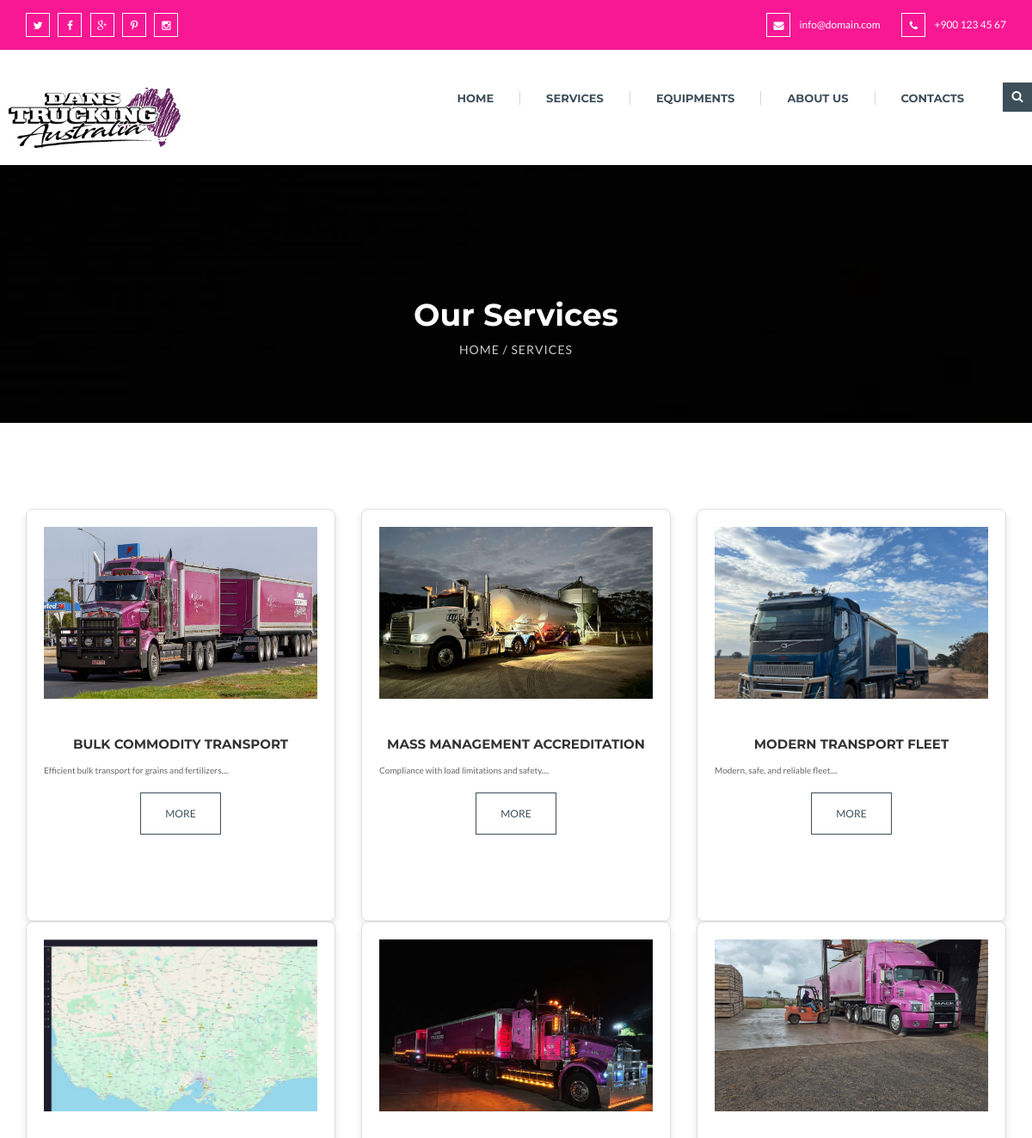
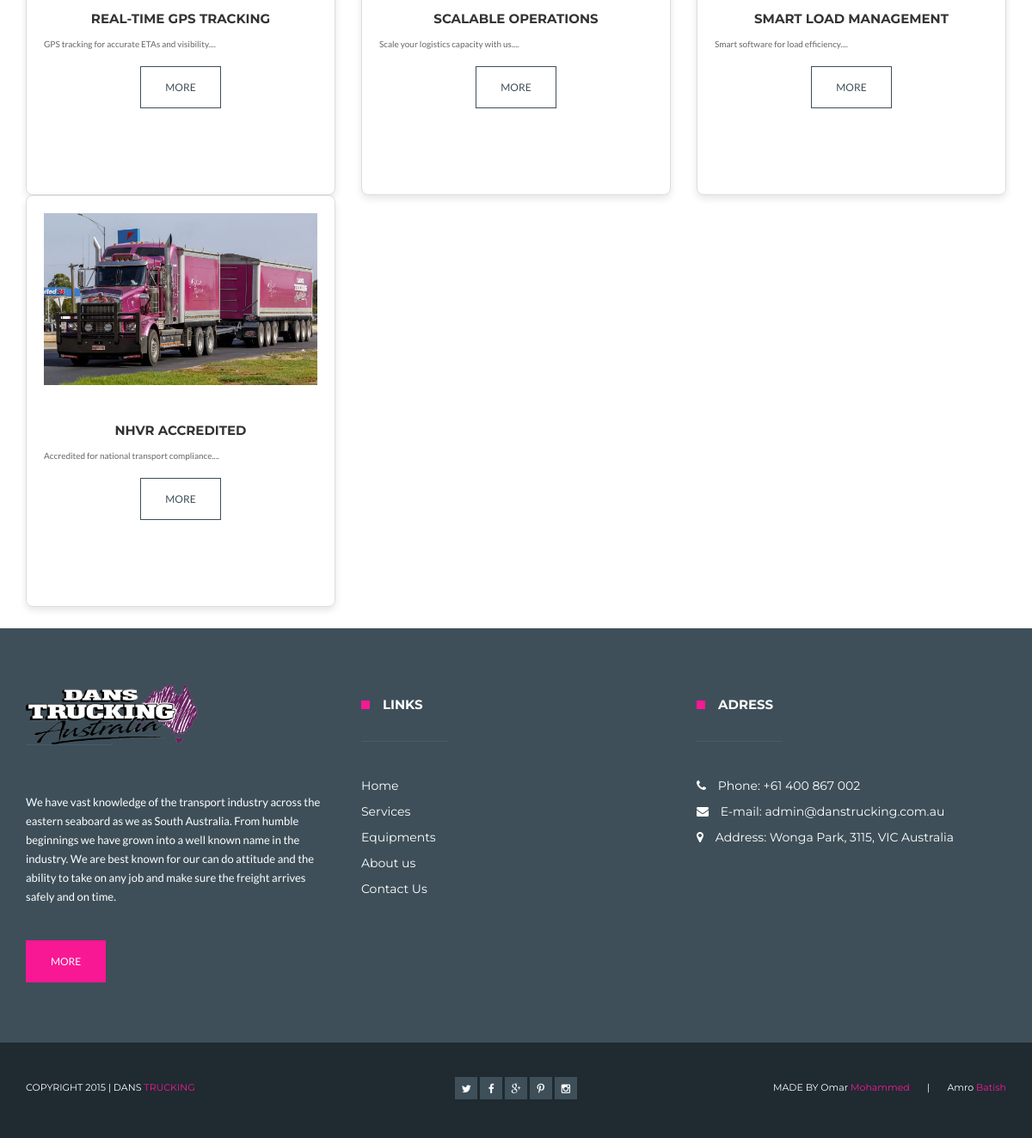
Page /services/ on the committed database (2 pictures, top to bottom).
### trucking_app/models.py (models this page shows, shortened)
class Service(models.Model):
    name = models.CharField(max_length=100)
    description = models.TextField()
    image = models.ImageField(upload_to='services_images/', default='path/to/default_image.jpg')  # يمكن أن يكون اسم الأيقونة أو رابط للصورة
    status = models.CharField(max_length=50)  # مثال: "متاح" أو "غير متاح"
    created_at = models.DateTimeField(auto_now_add=True)

### trucking_app/views.py (the view)
# urls.py: path("services/", views.services, name="services"),  # services.html
def services(request):
    services = Service.objects.all()
    return render(request, 'services.html', {'services': services})

### trucking_app/templates/services.html (shortened to what this page needs)
{% load static %}
<!DOCTYPE html>
<html lang="en">
<head>
<link href="{% static 'css/master.css' %}" rel="stylesheet">
</head>
<body>
	<div class="top-bar">
		<div class="container">
				<div class="top-bar-social">
					<a href="#"><div class="my-btn my-btn-primary">
						<div class="my-btn-text">
							<i class="fa fa-twitter"></i>
						</div>
					</div></a>
					<a href="#"><div class="my-btn my-btn-primary">
						<div class="my-btn-text">
							<i class="fa fa-facebook"></i>
						</div>
					</div></a>
					<a href="#"><div class="my-btn my-btn-primary">
						<div class="my-btn-text">
							<i class="fa fa-google-plus"></i>
						</div>
					</div></a>
					<a href="#"><div class="my-btn my-btn-primary">
						<div class="my-btn-text">
							<i class="fa fa-pinterest-p"></i>
						</div>
					</div></a>
					<a href="#"><div class="my-btn my-btn-primary">
						<div class="my-btn-text">
							<i class="fa fa-instagram"></i>
						</div>
					</div></a>
				</div>
				<div class="top-bar-phone">
					<div class="top-bar-phone-icon">
						<i class="fa fa-phone"></i>
					</div>
					+900 123 45 67
				</div>
				<div class="top-bar-mail">
					<div class="top-bar-mail-icon">
						<i class="fa fa-envelope"></i>
					</div>
					info@domain.com
				</div>
		</div>
	</div>
	<div class="main-navbar main-navbar-2">
		<div class="containerc">
			<div class="row">
				<div class="logo" id="main-logo">
					<div class="logo-text">
						<img src="{% static 'img/logo.jpg' %}" alt="logo" style="width: 200px;">
					</div>
				</div>
				<div class="search-control">
					<a id="show-search" class="show-search latest" href="#">
						<div class="my-btn my-btn-grey">
                            <div class="my-btn-text">
                                <i class="fa fa-search"></i>
                            </div>
						</div>
					</a>
				</div>
				<div class="collapse navbar-collapse main-menu main-menu-2" id="main-menu">
					<ul class="nav navbar-nav">
						<li class="dropdown"><a href="{% url 'home' %}">Home</a></li>
						<li class="dropdown"><a href="{% url 'services' %}">Services</a></li>
						<li class="dropdown"><a href="{% url 'equipments' %}">Equipments</a></li>
						<li><a href="{% url 'about' %}">About us</a></li>
						<li><a href="{% url 'contact' %}">Contacts</a></li>
					</ul>
				</div>
			</div>
		</div>
	</div>
     <div class="page-header" style="background-image: url('/static/media/truck3.jpg');">
  <div class="page-header-overlay"></div>
  <div class="container">
    <h1>Our Services</h1>
    <p>HOME / SERVICES</p>
  </div>
</div>
<div class="def-section services-1">
    <div class="container">
        <div class="row">
            {% for service in services %}
            <div class="col-lg-4 col-md-6 col-sm-12 mb-4">
                <div class="service-1">
                    <div class="service-1-image">
                        <img src="{{ service.image.url }}" alt="{{ service.name }}" class="img-fluid"/>
                    </div>
                    <div class="service-1-title">
                        <h3>{{ service.name }}</h3>
                    </div>
                    <div class="service-1-text">
                        <p>{{ service.description|slice:":100" }}...</p>
                    </div>
                    <div class="service-1-button">
                        <a href="{% if service.id %}{% url 'service_detail' service.id %}{% else %}#{% endif %}">
                            <div class="my-btn my-btn-default">
                                <div class="my-btn-text">
                                    MORE
                                </div>
                            </div>
                        </a>
                    </div>
                </div>
            </div>
            {% endfor %}
        </div>
    </div>
</div>
	<footer class="def-section footer">
		<div class="container">
			<div class="row">
				<div class="col-lg-4 col-md-4 col-sm-4 col-xs-12 footer-1">
					<div class="logo with-border-bottom">
						<div class="logo-image">
							<img src="{% static 'img/logo.png' %}" alt="" style="width: 200px;" />
						</div>
					</div>
					<div class="footer-1-text">
						<p>We have vast knowledge of the transport industry across the eastern seaboard as we as South Australia. From humble beginnings we have grown into a well known name in the industry. We are best known for our can do attitude and the ability to take on any job and make sure the freight arrives safely and on time. </p>
					</div>
					<div class="footer-1-button">
						<a href="{% url 'about' %}"><div class="my-btn my-btn-primary">
							<div class="my-btn-text">
								MORE
							</div>
						</div></a>
					</div>
				</div>
				<div class="col-lg-4 col-md-4 col-sm-4 col-xs-12 footer-2">
					<h4 class="with-square with-border-bottom">LINKS</h4>
					<div class="footer-2-links">
						<div class="footer-2-links-1">
							<ul>
								<li><a href="{% url 'home' %}">Home</a></li>
								<li><a href="{% url 'services' %}">Services</a></li>
								<li><a href="{% url 'equipments' %}">Equipments</a></li>
								<li><a href="{% url 'about' %}">About us</a></li>
								<li><a href="{% url 'contact' %}">Contact Us</a></li>
							</ul>
						</div>
					</div>
				</div>
				<div class="col-lg-4 col-md-4 col-sm-4 col-xs-12 footer-3">
					<h4 class="with-square with-border-bottom">ADRESS</h4>
					<div class="footer-3-phone footer-3-item">
						<span class="footer-3-icon"><i class="fa fa-phone"></i></span>
						Phone: +61 400 867 002
					</div>
					<div class="footer-3-mail footer-3-item">
						<span class="footer-3-icon"><i class="fa fa-envelope"></i></span>
						E-mail: admin@danstrucking.com.au
					</div>
					<div class="footer-3-adress footer-3-item">
						<span class="footer-3-icon"><i class="fa fa-map-marker"></i></span>
						Address: Wonga Park, 3115, VIC Australia
					</div>
				</div>
			</div>
		</div>
	</footer>
	<div class="bottom">
		<div class="container">
			<div class="row">
				<div class="col-lg-4 col-md-4 col-sm-4 col-xs-12 bottom-1">
					COPYRIGHT 2015 | DANS  <span class="color-primary">TRUCKING</span>
				</div>
				<div class="col-lg-4 col-md-4 col-sm-4 col-xs-12 bottom-2">
					<a href="#"><div class="my-btn my-btn-grey">
						<div class="my-btn-text">
							<i class="fa fa-twitter"></i>
						</div>
					</div></a>
					<a href="#"><div class="my-btn my-btn-grey">
						<div class="my-btn-text">
							<i class="fa fa-facebook"></i>
						</div>
					</div></a>
					<a href="#"><div class="my-btn my-btn-grey">
						<div class="my-btn-text">
							<i class="fa fa-google-plus"></i>
						</div>
					</div></a>
					<a href="#"><div class="my-btn my-btn-grey">
						<div class="my-btn-text">
							<i class="fa fa-pinterest-p"></i>
						</div>
					</div></a>
					<a href="#"><div class="my-btn my-btn-grey">
						<div class="my-btn-text">
							<i class="fa fa-instagram"></i>
						</div>
					</div></a>
				</div>
				<div class="col-lg-4 col-md-4 col-sm-4 col-xs-12 bottom-3">
					MADE BY
					<a target="_blank" href="https://www.linkedin.com/in/omar-m-227b10253/">
						Omar <span class="color-primary">Mohammed</span>
					</a>&nbsp; &nbsp; &nbsp; | &nbsp; &nbsp; &nbsp;
					<a target="_blank" href="https://www.linkedin.com/in/amro-batish01">
						Amro <span class="color-primary">Batish</span>
					</a>
				</div>
			</div>
		</div>
	</div>
</body>
</html>

### trucking_app/static/css/red.css (style rules this page uses)
a { color: #F81894; }
.color-primary { color: #F81894 !important; }
.with-square:before { background-color: #F81894; }
.my-btn-primary { border: 1px solid #F81894; background-color: #F81894; }
.top-bar { background-color: #F81894; }

### trucking_app/templates/services.html (style rules this page uses)
.containerc { width: 100%; max-width: 1200px; margin: 0 auto; }
.service-1 { display: flex; flex-direction: column; justify-content: space-between; height: 100%; border: 1px solid #ddd; border-radius: 8px; box-shadow: 0 4px 8px rgba(0, 0, 0, 0.1); overflow: hidden; background-color: #fff; padding: 20px; text-align: center; transition: transform 0.3s ease, box-shadow 0.3s ease; }
.service-1-image { height: 200px; overflow: hidden; margin-bottom: 15px; }
.service-1-image img { width: 100%; height: 100%; object-fit: cover; }
.service-1-title h3 { font-size: 1.5rem; color: #333; margin-bottom: 10px; }
.service-1-text p { font-size: 1rem; color: #666; margin-bottom: 15px; }
.service-1-button { margin-top: auto; }
.page-header { position: relative; background-image: url('/static/media/bg/7.jpg'); background-size: cover; background-position: center; background-attachment: fixed; height: 300px; color: white; text-align: center; display: flex; align-items: center; justify-content: center; width: 100%; }
.page-header-overlay { content: ""; position: absolute; top: 0; left: 0; width: 100%; height: 100%; background: rgba(0, 0, 0, 0.5); z-index: 1; }
.page-header .container { position: relative; z-index: 2; }
.page-header h1 { font-size: 36px; font-weight: bold; margin-bottom: 10px; }
.page-header p { font-size: 14px; letter-spacing: 1px; text-transform: uppercase; color: #ccc; }

### rows in the picture
Service: image (picture), name "BULK COMMODITY TRANSPORT", description "Efficient bulk transport for grains and fertilizers."
Service: image (picture), name "MASS MANAGEMENT ACCREDITATION", description "Compliance with load limitations and safety."
Service: image (picture), name "MODERN TRANSPORT FLEET", description "Modern, safe, and reliable fleet."
Service: image (picture), name "REAL-TIME GPS TRACKING", description "GPS tracking for accurate ETAs and visibility."
Service: image (picture), name "SCALABLE OPERATIONS", description "Scale your logistics capacity with us."
Service: image (picture), name "SMART LOAD MANAGEMENT", description "Smart software for load efficiency."
Service: image (picture), name "NHVR ACCREDITED", description "Accredited for national transport compliance."
